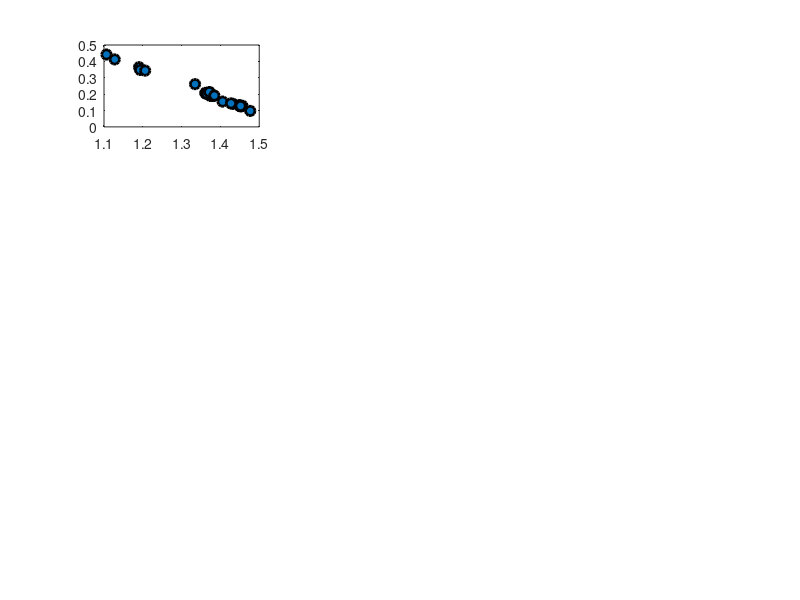

The MATLAB source for this figure: (Note: this script raises an error after producing the figure.)
%Creates Figure 2
%This figure uses data on mobility measures from multiple copulas found the
%literature. The mobility measures are:
%1. Spearman's rank correlation (variable r)
%2. Bartholomew's index (variable b)
%3. Ave. non-zero absolute jump (variable j)
%4. Shorrocks' trace index (variable tr)
% The variables are taken from the data file 'copulas_measures.mat'
%
% Each variable has 28 values, based on 28 copulas, in the following order
%1. Denmark 1 (source: Jantti et al (2006))
%2. Finland 1 (source: Jantti et al (2006))
%3. Germany 1 (source: Eberharter (2014))
%4. Norway 1 (source: Jantti et al (2006))
%5. Sweden 1 (source: Jantti et al (2006))
%6. UK 1 (source: Eberharter (2014))
%7. UK 2 (source: Jantti et al (2006))
%8. USA 1 (source: Chetty et al (2017))
%9. USA 2 (source: Eberharter (2014))
%10. USA 3 (source: Jantti et al (2006))
%11. Denmark 2 (source: Jantti et al (2006))
%12. Denmark 3 (source: Jantti et al (2006))
%13. Denmark 4 (source: Jantti et al (2006))
%14. Finland 2 (source: Jantti et al (2006))
%15. Finland 3 (source: Jantti et al (2006))
%16. Finland 4 (source: Jantti et al (2006))
%17. Norway 2 (source: Jantti et al (2006))
%18. Norway 3 (source: Jantti et al (2006))
%19. Norway 4 (source: Jantti et al (2006))
%20. Sweden 2 (source: Jantti et al (2006))
%21. Sweden 3 (source: Jantti et al (2006))
%22. Sweden 4 (source: Jantti et al (2006))
%23. UK 3 (source: Jantti et al (2006))
%24. UK 4 (source: Jantti et al (2006))
%25. UK 5 (source: Jantti et al (2006))
%26. USA 4 (source: Jantti et al (2006))
%27. USA 5 (source: Jantti et al (2006))
%28. USA 6 (source: Jantti et al (2006))

clear
close all
load('copulas_measures.mat')

grey=[0.5 0.5 0.5];
purple=[0.494 0.184 0.556];
black=[0 0 0];
blue=[0 0.447 0.741];
darkred=[0.635 0.078 0.184];

% Six top panels - plotting the four measures one against the other
subplot(4,3,1);
h=plot(b,r,'ko','linewidth',2);
set(h,'MarkerFaceColor',blue)
set(h,'markersize',7)
title(['\rho=' num2str(corr(b,r,'type','pearson'),2)]);
xlabel('Bartholomew''s index','fontsize',9)
ylabel('Rank correlation','fontsize',9)
set(gca,'fontsize',9)
box off
grid on

subplot(4,3,2);
h=plot(j,r,'ko','linewidth',2);
set(h,'MarkerFaceColor',blue)
set(h,'markersize',7)
title(['\rho=' num2str(corr(j,r,'type','pearson'),2)]);
xlabel('Ave. non-zero absolute jump','fontsize',9)
ylabel('Rank correlation','fontsize',9)
set(gca,'fontsize',9)
box off
grid on

subplot(4,3,3);
h=plot(tr,r,'ko','linewidth',2);
set(h,'MarkerFaceColor',blue)
set(h,'markersize',7)
title(['\rho=' num2str(corr(tr,r,'type','pearson'),2)]);
xlabel('Shorrocks'' trace index','fontsize',9)
ylabel('Rank correlation','fontsize',9)
set(gca,'fontsize',9)
xlim([0.8 1]);
xticks(0.8:0.05:1);
box off
grid on

subplot(4,3,4);
h=plot(b,tr,'ko','linewidth',2);
set(h,'MarkerFaceColor',blue)
set(h,'markersize',7)
title(['\rho=' num2str(corr(b,tr,'type','pearson'),2)]);
xlabel('Bartholomew''s index','fontsize',9)
ylabel('Shorrocks'' trace index','fontsize',9)
set(gca,'fontsize',9)
box off
grid on

subplot(4,3,5);
h=plot(b,j,'ko','linewidth',2);
set(h,'MarkerFaceColor',blue)
set(h,'markersize',7)
title(['\rho=' num2str(corr(b,j,'type','pearson'),2)]);
xlabel('Bartholomew''s index','fontsize',9)
ylabel('Ave. non-zero absolute jump','fontsize',9)
set(gca,'fontsize',9)
box off
grid on

subplot(4,3,6);
h=plot(tr,j,'ko','linewidth',2);
set(h,'MarkerFaceColor',blue)
set(h,'markersize',7)
title(['\rho=' num2str(corr(tr,j,'type','pearson'),2)]);
xlabel('Shorrocks'' trace index','fontsize',9)
ylabel('Ave. non-zero absolute jump','fontsize',9)
set(gca,'fontsize',9)
xlim([0.8 1]);
xticks(0.8:0.05:1);
box off
grid on

% Bottom panel - 'figure2_results.mat' includes the calculation results.
% 'abs_mobility' includes the baseline absolute mobility estimates of Chetty et al. (2017)
% 'results' includes results of a calculation in which the marginal
% distributions in years that are 30 years apart were matched using the
% copulas considered above, as explained in detail in the readme file
load('figure2_results.mat')

subplot(4,3,7:12)

hh4=fill([years fliplr(years)]',[min(100*results') (fliplr(max(100*results')))],'r');
set(hh4,'facecolor',blue);
set(hh4,'facealpha',.2)

set(hh4,'linestyle','none')
hold on;
h1=plot(years_mobility,abs_mobility,'ok-','markersize',6,'markerfacecolor','k','linewidth',2);
h2=plot(1940:1980,mean(100*results'),'-.','color',blue,'linewidth',3);

xlim([1940 1980])
legend([h1,h2],'Chetty et al.','Average of empirical copulas estimates')
ylabel('Pct. of children earning more than their parents','fontsize',9)
xlabel('Cohort','fontsize',9)
set(gca,'fontsize',9)

legend boxoff
box off
set(gca, 'YGrid', 'on', 'XGrid', 'off')
ylim([50 100])

%Export figure
set(gcf, 'Position', [10 10 500*1.8 400*1.8]);
set(gcf,'color','w');
exportgraphics(gcf,'figure2.jpg','Resolution',1200)
exportgraphics(gcf,'figure2.pdf')
exportgraphics(gcf,'figure2.eps')
close all
clear